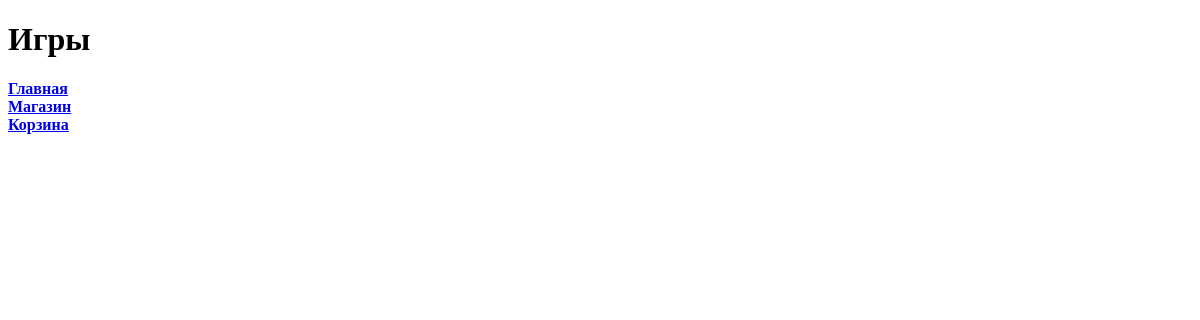
The page /games/ on the database as committed earlier.
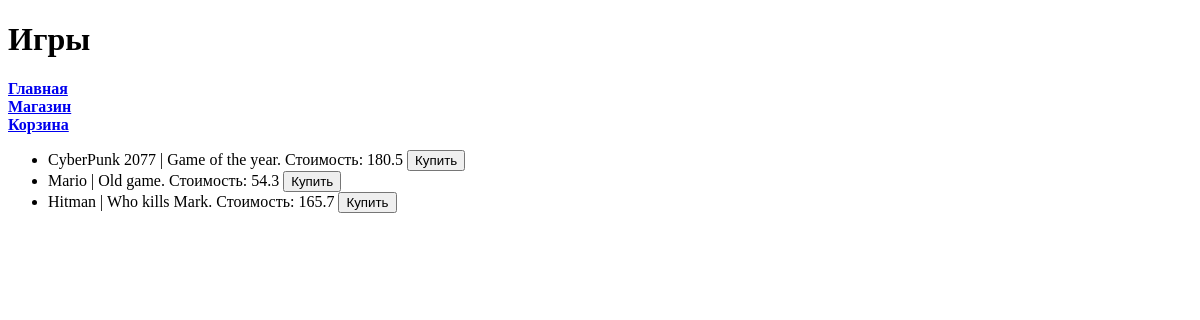
The same page on the database as committed later.
### task1/models.py (models this page shows, shortened)
class Game(models.Model):
    title = models.CharField(max_length=30)
    cost = models.DecimalField(decimal_places=1, max_digits=5, blank=False)
    size = models.DecimalField(decimal_places=1, max_digits=4, blank=False)
    description = models.TextField()
    age_limited = models.BooleanField(default=False)
    buyer = models.ManyToManyField(Buyer, related_name='game')

### task1/views.py (the view)
# urls.py: path('games/', game),
def game(request):
    games = Game.objects.all()
    context = {'games': games}
    return render(request, 'games.html', context)

### templates/games.html (shortened to what this page needs)
<!DOCTYPE html>
<html lang="en">
<head>
</head>
<body>
{% block pagename %}
<h1>Игры</h1>
{%endblock%}
{%block menu%}
{%include 'menu.html'%}
{%endblock%}
{%block content%}
<ul>
    {% for i in games %}
    <li>{{i.title}} | {{i.description}}. Стоимость: {{i.cost}} <button>Купить</button></li>
    {% endfor %}
</ul>
{%endblock%}
</body>
</html>

### templates/menu.html
<a href="/platform"><b>Главная</b></a><br>
<a href="/games"><b>Магазин</b></a><br>
<a href="/cart"><b>Корзина</b></a>

Rows that differ between the two databases and show on the page:
added Game: title "CyberPunk 2077", description "Game of the year", cost "180.5"
added Game: title "Mario", description "Old game", cost "54.3"
added Game: title "Hitman", description "Who kills Mark", cost "165.7"
